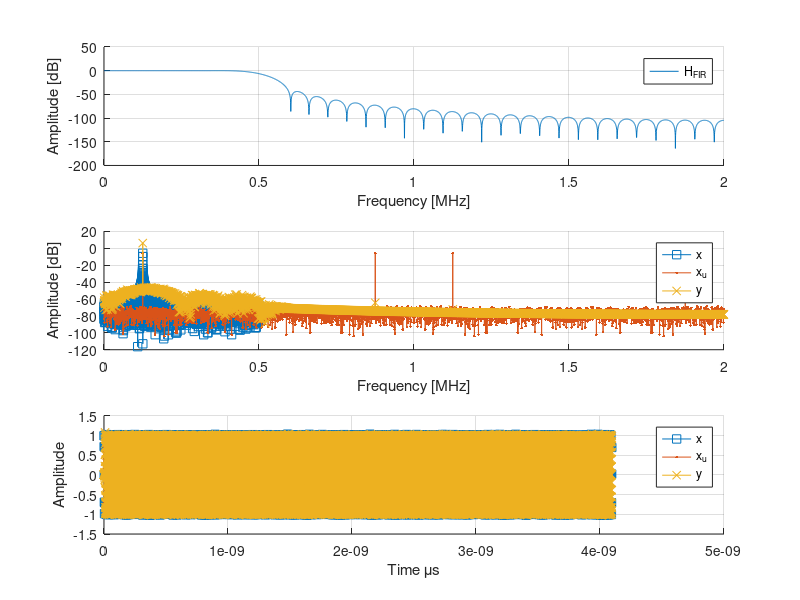

This chart was generated by the following MATLAB code: (Note: this script raises an error after producing the figure.)
%% Target
%
% Design an interpolator and use it to filter a signal.
% 
% The parameters are:
%
% * x[n] = cos(2*pi*Fc*n*Ts) + w[n];
% * w[n] is the noise
% * Fc = 125 [kHz]
% * Fs =   1 [MHz]
% * L  =   4  % Interpolator Factor
% 
% *Suggestions*
% 
% FIR coefficients
%   fir_ord = 64;
%   [fir_num] = fir1(fir_ord, Wn, hann(fir_ord+1));
% 
% Filtering
%   y = filter(num,den,x);
%     * x   - input signal
%     * y   - output signal
%     * num - numerator   coefficients
%     * den - denominator coefficients
%
% Upsampling
%   xu = upsample(x, L);
% 

%% Clear
clc;            % Clear the text from the Command Window
clear;          % Remove all variables from the current workspace
close all;      % Close all figures

%% Matlab Exercise
Fc = 125e3;
Fs = 1e6;
Ts = 1/Fs;
len = 2^12;
L = 4;
n = 0:len-1;

% Signal
w = 0.01*randn(1,len);
x = cos(2*pi*Fc*n*Ts) + w;

% Filter
fir_ord = 64;
F_cut = 500e3;
Wn = F_cut / (Fs*L/2);
fir_num = fir1(fir_ord, Wn, hann(fir_ord+1));

% Upsampler
xu = upsample(x,L);
nu = 0:length(xu)-1;

% Interpolation
y = L*filter(fir_num, 1, xu);
ny = 0:length(y)-1;

% Time vectors
tx  = n*Ts / 1e6;
txu = nu*(Ts/L) / 1e6;
ty  = ny*(Ts/L) / 1e6;

%% Plot
% Using 'freqz'
nFFT = 2^12; % Number of points of the fft
Hf_fir  = freqz(fir_num, 1, nFFT);
Xf      = freqz(x, 1, nFFT);
Xf_u    = freqz(xu, 1, nFFT);
[Yf, w] = freqz(y, 1, nFFT);

% Frequency normalization
w = w/pi * (Fs/2)/1e6;
w_u = w*L;

% Mag to dB
Hf_fir = mag2db(abs(Hf_fir));
Xf     = mag2db(abs(Xf)/nFFT);
Xf_u   = mag2db(abs(Xf_u)/nFFT);
Yf     = mag2db(abs(Yf)/nFFT);

figure
subplot(3,1,1)
  hold on
  plot(w_u, Hf_fir)
  hold off
  grid on
  legend('H_{FIR}')
  xlabel('Frequency [MHz]')
  ylabel('Amplitude [dB]')
subplot(3,1,2)
  hold on
  plot(w,   Xf,   's-')
  plot(w_u, Xf_u, '.-')
  plot(w_u, Yf,   'x-')
  hold off
  grid on
  legend('x','x_u','y')
  xlabel('Frequency [MHz]')
  ylabel('Amplitude [dB]')
subplot(3,1,3)
  hold on
  plot(tx ,  x, 's-')
  plot(txu, xu, '.-')
  plot(ty ,  y, 'x-')
  hold off
  grid on
  legend('x','x_u','y')
  xlabel('Time \mus')
  ylabel('Amplitude')

% Using 'fvtool'
hfvt0 = fvtool(x,  1, 'Fs',Fs);
legend(hfvt0, 'x')
hfvt1 = fvtool(xu, 1, 'Fs',Fs*L);
legend(hfvt1, 'x_u')
hfvt2 = fvtool(y,  1, fir_num, 1, 'Fs',Fs*L);
legend(hfvt2, 'y', 'FIR')

